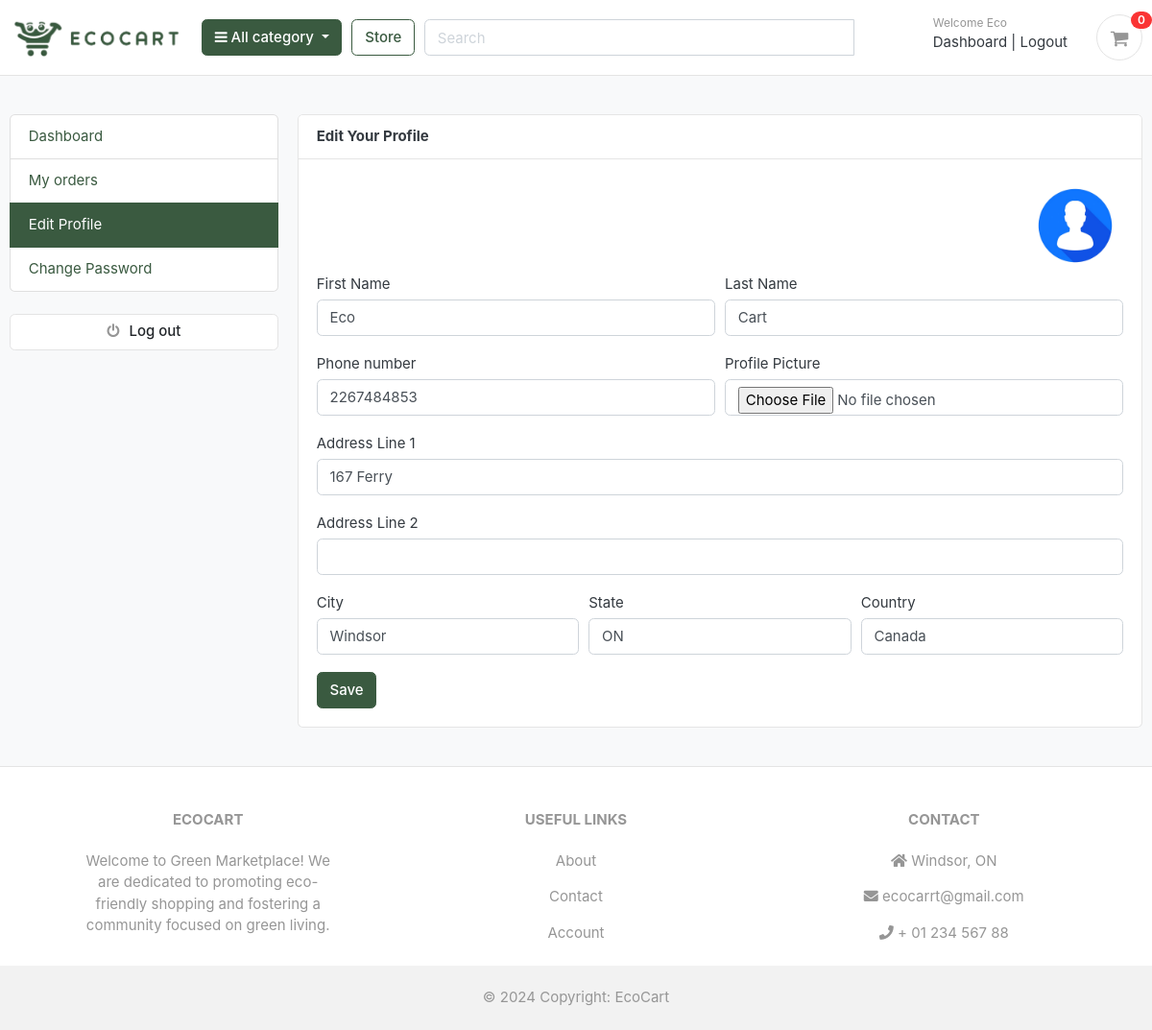
The app's page /accounts/edit_profile/ (signed in) with its own data.
### accounts/models.py (models this page shows, shortened)
class Account(AbstractBaseUser):
    first_name = models.CharField(max_length=50)
    last_name = models.CharField(max_length=50)
    username = models.CharField(max_length=50, unique=True)
    email = models.EmailField(max_length=100, unique=True)
    phone_number = models.CharField(max_length=50)
    date_joined = models.DateTimeField(auto_now_add=True)
    last_login = models.DateTimeField(auto_now_add=True)
    is_admin = models.BooleanField(default=False)
    is_staff = models.BooleanField(default=False)
    is_active = models.BooleanField(default=False)
    is_superadmin = models.BooleanField(default=False)
    is_seller = models.BooleanField(default=False)
    USERNAME_FIELD = 'email'
    REQUIRED_FIELDS = ['username', 'first_name', 'last_name']
    objects = MyAccountManager()

class UserProfile(models.Model):
    user = models.OneToOneField(Account, on_delete=models.CASCADE)
    address_line_1 = models.CharField(blank=True, max_length=100)
    address_line_2 = models.CharField(blank=True, max_length=100)
    profile_picture = models.ImageField(blank=True, upload_to='userprofile')
    city = models.CharField(blank=True, max_length=20)
    state = models.CharField(blank=True, max_length=20)
    country = models.CharField(blank=True, max_length=20)

### accounts/views.py (the view)
# urls.py: path('edit_profile/', edit_profile, name='edit_profile'),
@login_required(login_url='login')
def edit_profile(request):
    userprofile = get_object_or_404(UserProfile, user=request.user)
    if request.method == 'POST':
        user_form = UserForm(request.POST, instance=request.user)
        profile_form = UserProfileForm(request.POST, request.FILES, instance=userprofile)
        if user_form.is_valid() and profile_form.is_valid():
            user_form.save()
            profile_form.save()
            messages.success(request, 'Your profile has been updated.')
            return redirect('edit_profile')
    else:
        user_form = UserForm(instance=request.user)
        profile_form = UserProfileForm(instance=userprofile)
    context = {
        'user_form': user_form,
        'profile_form': profile_form,
        'userprofile': userprofile,
    }
    return render(request, 'accounts/edit_profile.html', context)

### accounts/forms.py
class UserForm(forms.ModelForm):
    class Meta:
        model = Account
        fields = ('first_name', 'last_name', 'phone_number')
    def __init__(self, *args, **kwargs):
        super(UserForm, self).__init__(*args, **kwargs)
        for field in self.fields:
            self.fields[field].widget.attrs['class'] = 'form-control'

class UserProfileForm(forms.ModelForm):
    profile_picture = forms.ImageField(required=False, error_messages={'invalid:':('images files only',)},
                                       widget=forms.FileInput)
    class Meta:
        model = UserProfile
        fields = ('address_line_1', 'address_line_2', 'city', 'state', 'country', 'profile_picture')
    def __init__(self, *args, **kwargs):
        super(UserProfileForm, self).__init__(*args, **kwargs)
        for field in self.fields:
            self.fields[field].widget.attrs['class'] = 'form-control'

### carts/context_processors.py (called while the page is built)
def counter(request):
    cart_count = 0
    if 'admin' in request.path:
        return {}
    else:
        try:
            cart = Cart.objects.filter(cart_id=_cart_id(request))
            if request.user.is_authenticated:
                cart_items = CartItem.objects.all().filter(user=request.user)
            else:
                cart_items = CartItem.objects.all().filter(cart=cart[:1])
            for cart_item in cart_items:
                cart_count += cart_item.quantity
        except Cart.DoesNotExist:
            cart_count = 0
    return dict(cart_count=cart_count)

### carts/views.py (called while the page is built)
def _cart_id(request):
    cart = request.session.session_key
    if not cart:
        cart = request.session.create()
    return cart

### category/context_processors.py (called while the page is built)
def menu_links(request):
    links = Category.objects.all()
    return dict(links=links)

### category/models.py (called while the page is built)
    def get_url(self):
        return reverse('products_by_category', args=[self.slug])

### templates/accounts/edit_profile.html (shortened to what this page needs)
{% extends 'base.html' %}
{% block content %}
<section class="section-conten padding-y bg">
<div class="container">
	<div class="row">
	{% include 'includes/dashboard_sidebar.html' %}
	<main class="col-md-9">
		<article class="card">
		<header class="card-header">
			<strong class="d-inline-block mr-3">Edit Your Profile</strong>
		</header>
          <div class="card-body">
		  	<div class="text-right">
				{% if userprofile.profile_picture %}
					<img src="{{userprofile.profile_picture.url}}" alt="Profile Picture" width="100" style="border-radius:50px;">
				{% endif %}
			</div>
            <div class="row">
              <div class="col-md-12">
				<form action="{% url 'edit_profile' %}" method="POST" enctype="multipart/form-data">
					<div class="form-row">
						<div class="form-group col-md-6">
							<label>First Name</label>
							{{ user_form.first_name }}
						</div>
						<div class="form-group col-md-6">
							<label>Last Name</label>
							{{ user_form.last_name }}
						</div>
					</div>
					<div class="form-row">
						<div class="form-group col-md-6">
							<label>Phone number</label>
							{{ user_form.phone_number }}
						</div>
						<div class="form-group col-md-6">
							<label>Profile Picture</label>
							{{ profile_form.profile_picture }}
						</div>
					</div>
					<div class="form-group">
						<label>Address Line 1</label>
						{{ profile_form.address_line_1 }}
					</div>
					<div class="form-group">
						<label>Address Line 2</label>
						{{ profile_form.address_line_2 }}
					</div>
					<div class="form-row">
						<div class="form-group col-md-4">
							<label>City</label>
							{{ profile_form.city }}
						</div>
						<div class="form-group col-md-4">
							<label>State</label>
							{{ profile_form.state }}
						</div>
						<div class="form-group col-md-4">
							<label>Country</label>
							{{ profile_form.country }}
						</div>
					</div>
					<input type="submit" value="Save" class="btn btn-primary">
				</form>
              </div>
			</div>
		</div>
		</article>
	</main>
</div>
</div>
</section>
{% endblock %}

### templates/includes/navbar.html (shortened to what this page needs)
{% load static %}
<header class="section-header">
    <section class="header-main border-bottom">
        <div class="container">
            <div class="row align-items-center">
                <div class="col-lg-2 col-md-3 col-6">
                    <a href="{% url 'home' %}" class="brand-wrap">
                        <img class="logo" src="{% static '/images/logo.png' %}">
                    </a>
                </div>
                <div class="col-lg col-sm col-md col-6 flex-grow-0">
                    <div class="category-wrap dropdown d-inline-block float-right">
                        <button type="button" class="btn btn-primary dropdown-toggle" data-toggle="dropdown">
                            <i class="fa fa-bars"></i> All category
                        </button>
                    </div>
                </div>
                <a href="{% url 'store' %}" class="btn btn-outline-primary">Store</a>
                <div class="col-lg  col-md-6 col-sm-12 col">
                    <form action="{% url 'search' %}" class="search" method="GET">
                        <div class="input-group w-100">
                            <input type="text" class="form-control"
                                   style="width:60%;" id="search-bar" placeholder="Search" name="keyword">
                        </div>
                    </form>
                </div>
                <div class="col-lg-3 col-sm-6 col-8 order-2 order-lg-3">
                    <div class="d-flex justify-content-end mb-3 mb-lg-0">
                        {% if user.id is None %}
                        <div class="widget-header">
                            <small class="title text-muted">Welcome guest!</small>
                            <div>
                                <a href="{% url 'login' %}">Sign in</a> <span class="dark-transp"> | </span>
                                <a href="{% url 'register' %}"> Register</a>
                            </div>
                        </div>
                        {% else %}
                            <div class="widget-header">
                                <small class="title text-muted">Welcome {{ user.first_name }}</small>
                                <div>
                                  <a href="{% url 'dashboard' %}">Dashboard</a> <span class="dark-transp"> | </span>
                                  <a href="{% url 'logout' %}">Logout</a>
                                </div>
                             </div>
                        {% endif %}
                        <a href="{% url 'cart' %}" class="widget-header pl-3 ml-3">
                            <div class="icon icon-sm rounded-circle border"><i class="fa fa-shopping-cart"></i></div>
                            <span class="badge badge-pill badge-danger notify">{{ cart_count }}</span>
                        </a>
                    </div>
                </div>
            </div>
        </div>
    </section>
</header>

### static/css/ui.css (style rules this page uses)
html { font-family: "Inter", sans-serif; font-size: 15px; }
.icon-xs, .icon-sm, .icon-md, .icon-lg { display: inline-block; text-align: center; flex-shrink: 0; flex-grow: 0; }
.icon-sm { width: 48px; height: 48px; line-height: 48px !important; font-size: 20px; }
.padding-y { padding-top: 40px; padding-bottom: 40px; }
article:after, .form-group:after { display: block; clear: both; content: ""; }
.bg { background-color: #f8f9fa; }
.header-main { position: relative; padding-top: 1rem; padding-bottom: 1rem; }
.brand-wrap .logo, .navbar-brand .logo { margin-right: 7px; max-height: 42px; display: inline-block; }
.widget-header { display: inline-block; vertical-align: middle; position: relative; }
.widget-header a { color: #343a40; }
.widget-header i { color: #969696; }
.widget-header .title { display: block; }
.widget-header .notify { position: absolute; top: -3px; right: -10px; }
.notify { position: absolute; top: -4px; right: -10px; display: inline-block; padding: 0.25em 0.6em; font-size: 12px; line-height: 1; text-align: center; border-radius: 3rem; color: #fff; background-color: #fa3434; }

### records on screen
Account: first_name "Eco", last_name "Cart", phone_number "2267484853"
UserProfile: profile_picture (placeholder picture), address_line_1 "167 Ferry", city "Windsor", state "ON", country "Canada"

### other values on screen
{{ cart_count }} "0"
